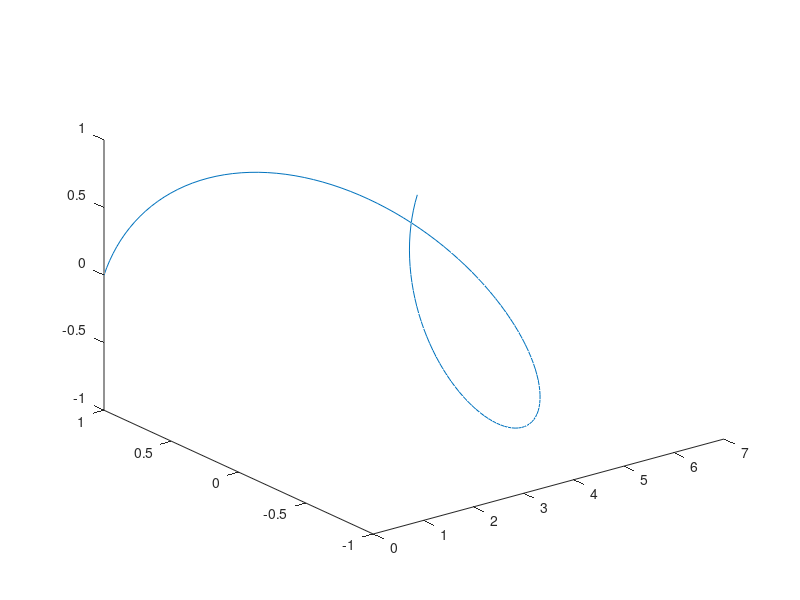

Source code (MATLAB):
theta = 0:0.05:2*pi ; 
f = cos(theta) + 1j*sin(theta) ; 
real_part = real(f) ; 
imag_part = imag(f) ;
plot3(theta, real_part, imag_part) 